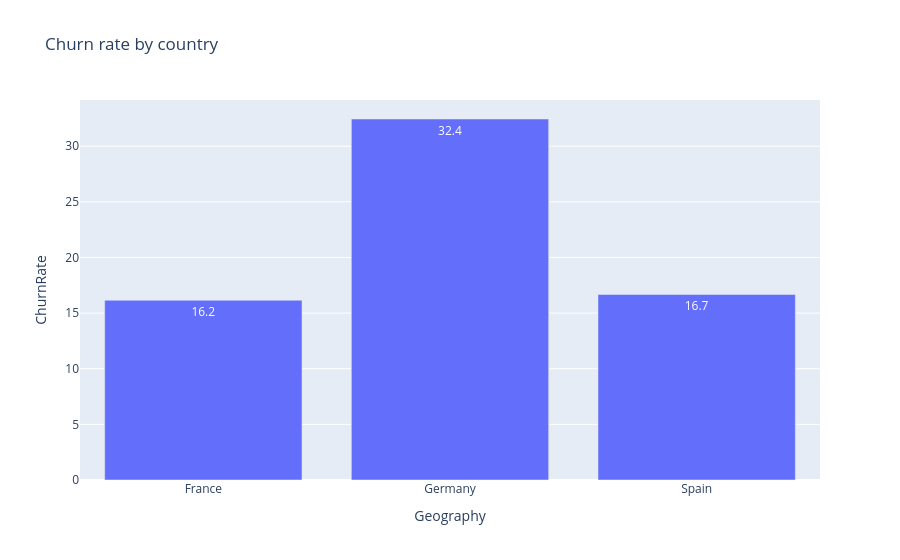

Notebook source saved alongside this figure:
### Code cell
g = churn_table("Geography").reset_index()
px.bar(g, x="Geography", y="ChurnRate", text_auto=".1f", title="Churn rate by country")

### Figure 1 — Plotly figure (JSON) as saved in the notebook; plotly's stock layout.template omitted (floating-point values rounded to 4 significant figures)
{"data": [{"hovertemplate": "Geography=%{x}<br>ChurnRate=%{y}<extra></extra>", "legendgroup": "", "marker": {"color": "#636efa", "pattern": {"shape": ""}}, "name": "", "orientation": "v", "showlegend": false, "textposition": "auto", "texttemplate": "%{y:.1f}", "type": "bar", "x": ["France", "Germany", "Spain"], "xaxis": "x", "y": [16.15, 32.44, 16.67], "yaxis": "y"}], "layout": {"barmode": "relative", "legend": {"tracegroupgap": 0}, "title": {"text": "Churn rate by country"}, "xaxis": {"anchor": "y", "domain": [0, 1], "title": {"text": "Geography"}}, "yaxis": {"anchor": "x", "domain": [0, 1], "title": {"text": "ChurnRate"}}}}
